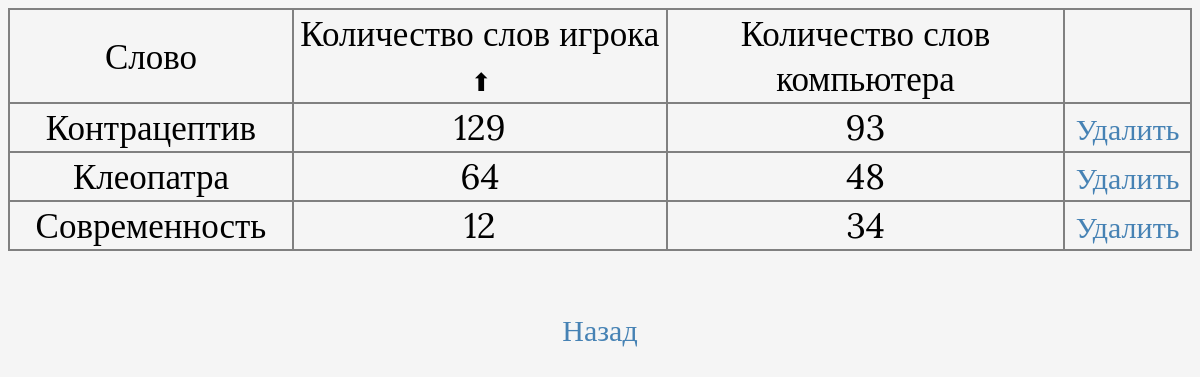
Page /savedgames/ on the earlier database version.
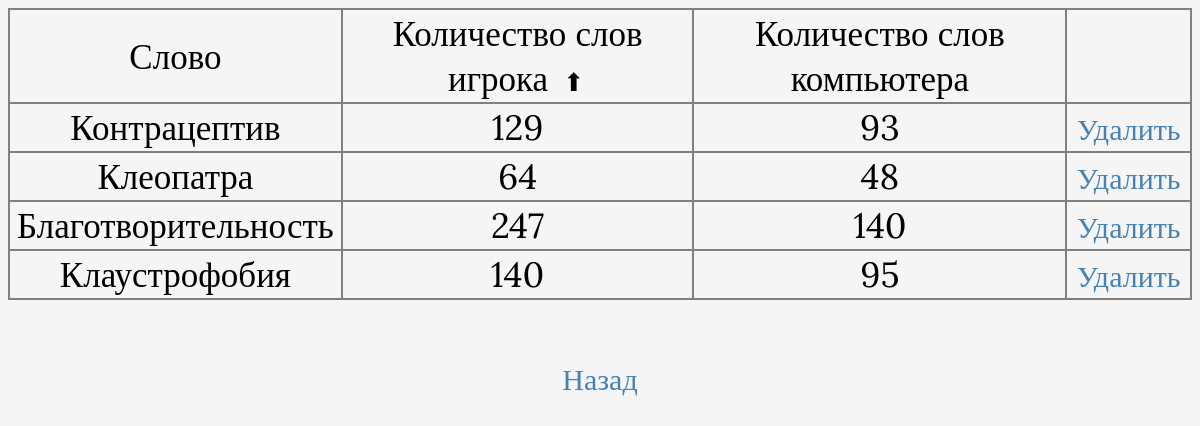
Same page on the later database version.
### word_game/models.py (models this page shows, shortened)
class Save(models.Model):
    long_word = models.CharField(max_length=100, verbose_name='Слово')
    player_points = models.IntegerField(verbose_name='Очки игрока')
    comp_points = models.IntegerField(verbose_name='Очки компьютера')
    objects = models.Manager()
    class Meta:
        verbose_name = 'История игры'
        verbose_name_plural = 'История игр'

### word_game/views.py (the view)
# urls.py: path('savedgames/', savedgames, name='savedgames'),
def savedgames(request):
    saved_games = open_records()
    if request.method == 'POST':
        saved_games = sort_savedgame()
    context = {'saved_games': saved_games}
    return render(request, 'word_game/savedgames.html', context=context)

### word_game/service.py (called while the page is built)
def open_records():
    return Save.objects.all()

### word_game/templates/word_game/savedgames.html (shortened to what this page needs)
<!DOCTYPE html>
{% load static %}
<html lang="en">
<head>
    <link rel="stylesheet" href="{% static 'css/styles.css' %}">
</head>
<body>
<table>
    <tr>
        <td width="350">Слово</td>
        <td width="650">Количество слов игрока
            <form style="display: inline;" action="" method="post">{% csrf_token %}
                <button style="width: 30px; height:35px; border: none; background-color: WhiteSmoke;" type="submit">&#11014;</button>
            </form></td>
        <td width="700">Количество слов компьютера</td>
        <td width="150"></td>
    </tr>
    {% for i in saved_games %}
      <tr>
          <td>{{ i.long_word }}</td>
          <td>{{ i.player_points }}</td>
          <td>{{ i.comp_points }}</td>
          <td><a href="{% url 'delete_game' pk=i.pk %}">Удалить</a></td>
      </tr>
    {% endfor %}
</table>
<p><a href="{% url 'main' %}">Назад</a></p>
</body>
</html>

Differences in the rows shown:
removed Save: long_word "Современность", player_points "12", comp_points "34"
added Save: long_word "Благотворительность", player_points "247", comp_points "140"
added Save: long_word "Клаустрофобия", player_points "140", comp_points "95"
